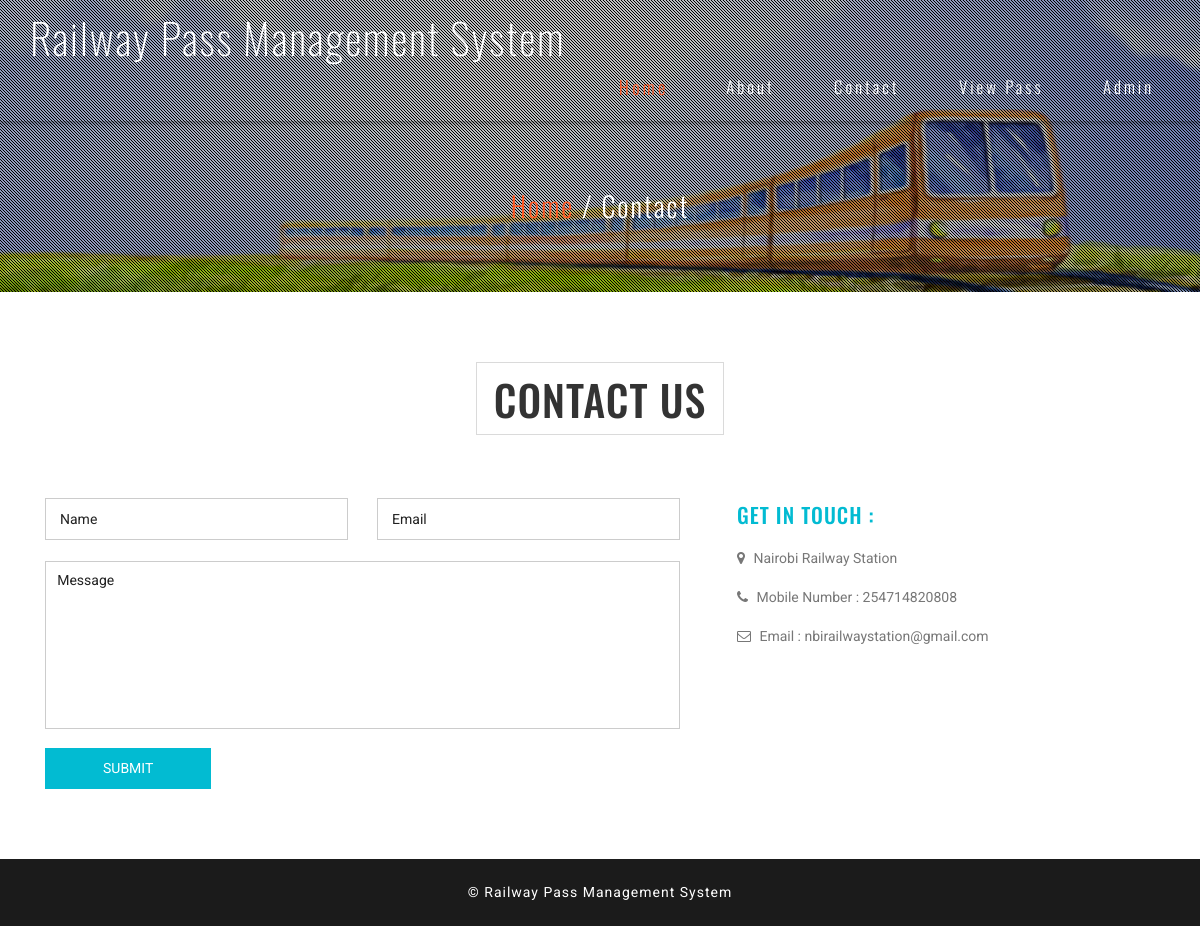
The app's page /rpms/contact.php with its own data.
### tables this page shows
CREATE TABLE `tblpage` (
  `ID` int(10) NOT NULL,
  `PageType` varchar(200) DEFAULT NULL,
  `PageTitle` varchar(200) DEFAULT NULL,
  `PageDescription` mediumtext DEFAULT NULL,
  `Email` varchar(200) DEFAULT NULL,
  `MobileNumber` bigint(10) DEFAULT NULL,
  `UpdationDate` timestamp NOT NULL DEFAULT current_timestamp() ON UPDATE current_timestamp()
);

### rpms/contact.php (the view, shortened to what this page needs)
<?php
include('includes/dbconnection.php');
?>
<!DOCTYPE html>
<html lang="en">
<head>
<link href="css/bootstrap.css" type="text/css" rel="stylesheet" media="all">
<link href="css/style.css" type="text/css" rel="stylesheet" media="all">
<link href="css/font-awesome.css" rel="stylesheet">
</head>
<body>
	<div class="agileits-banner">
		<div class="bnr-agileinfo">
			<?php include_once('includes/header.php');?>
			<div class="banner-text agileinfo about-bnrtext">
				<div class="container">
					<h2><a href="index.php">Home</a> / Contact</h2>
				</div>
			</div>
		</div>
	</div>
	<div class="contact agileits">
		<div class="container">
			<div class="agileits-title">
				<h3>Contact Us</h3>
			</div>
			<div class="contact-agileinfo">
				<div class="col-md-7 contact-form wthree">
					<form action="#" method="post">
						<input type="text" name="name" placeholder="Name" required="">
						<input class="email" type="email" name="email" placeholder="Email" required="">
						<textarea placeholder="Message" name="message" required=""></textarea>
						<input type="submit" name="submit" value="SUBMIT">
					</form>
				</div>
				<div class="col-md-4 contact-right wthree">
					<div class="contact-text w3-agileits">
						<h4>GET IN TOUCH :</h4>
						<?php
$sql="SELECT * from tblpage where PageType='contactus'";
$query = $dbh -> prepare($sql);
$query->execute();
$results=$query->fetchAll(PDO::FETCH_OBJ);
$cnt=1;
if($query->rowCount() > 0)
{
foreach($results as $row)
{               ?>
						<p><i class="fa fa-map-marker"></i> <?php  echo htmlentities($row->PageDescription);?> </p>
						<p><i class="fa fa-phone"></i> Mobile Number : <?php  echo htmlentities($row->MobileNumber);?></p>
						<p><i class="fa fa-envelope-o"></i> Email : <?php  echo htmlentities($row->Email);?></p> <?php $cnt=$cnt+1;}} ?>
					</div>
				</div>
				<div class="clearfix"> </div>
			</div>
		</div>
	</div>
<?php include_once('includes/footer.php');?>
</body>
</html>

### rpms/css/style.css (style rules this page uses)
body { margin:0; font-family: 'Roboto', sans-serif; background: #fff; }
body a { transition: 0.5s all; -webkit-transition: 0.5s all; -moz-transition: 0.5s all; -o-transition: 0.5s all; -ms-transition: 0.5s all; text-decoration:none; outline:none; }
h1,h2,h3,h4,h5,h6 { margin:0; font-family: 'Oswald', sans-serif; }
p { margin:0; }
.agileits-banner { background:url(../images/bg.jpg)no-repeat center 0px; -webkit-background-size:cover; -moz-background-size:cover; -o-background-size:cover; -ms-background-size:cover; background-size:cover; position: relative; }
.bnr-agileinfo { background: url(../images/overlay.png)rgba(0, 0, 0, 0.25) repeat 0px 0px; }
.banner-text { padding: 21em 0; }
.welcome,.services,.gallery,.team,.subscribe,.contact,.testimonials,.video,.codes { padding: 5em 0; }
.agileits-title { text-align: center; }
.agileits-title h3 { font-size: 3em; text-transform: uppercase; margin-bottom: 1.5em; display: inline-block; border: 1px solid #dadada; padding: .3em 0.4em; letter-spacing: 1px; color:#333; }
P { font-size: 1em; color: #777; line-height: 1.8em; }
.banner-text.agileinfo.about-bnrtext { padding: 5em 0; text-align: center; }
.banner-text.agileinfo.about-bnrtext h2 { font-size: 2em; color: #fff; font-weight: 300; letter-spacing: 2px; }
.banner-text.agileinfo.about-bnrtext h2 a { color: #FF5722; display: inline-block; -webkit-transition:.5s all; -moz-transition:.5s all; -o-transition:.5s all; -ms-transition:.5s all; transition:.5s all; }
.contact input[type="text"],.contact input[type="email"] { width: 47.7%; color: #999; float: left; background: none; outline: none; font-size: 1em; padding: .7em 1em; margin-bottom: 1.5em; border: solid 1px #ccc; -webkit-appearance: none; display: inline-block; }
.contact input.email { float: right; }
.contact textarea { resize: none; width: 100%; background: none; color: #999; font-size: 1em; outline: none; padding: .6em .8em; border: solid 1px #ccc; min-height: 12em; -webkit-appearance: none; }
.contact input[type="submit"] { outline: none; color: #fff; padding: 0.6em 4em; font-size: 1em; margin: 1em 0 0 0; -webkit-appearance: none; background: #02bbd2; border: 2px solid #02bbd2; -webkit-transition: 0.5s all; -moz-transition: 0.5s all; transition: 0.5s all; }
.contact-right h4 { font-size: 1.5em; color: #02bbd2; line-height: 1.6em; letter-spacing: 1px; }
.contact-right.wthree { padding-left: 3em; }
.contact-text p { margin-top: 1em; text-align: left; }
.contact-text p i.fa { margin-right: 5px; }
@media (max-width:1280px) { .banner-text { padding: 16em 0; } }

### records on screen
tblpage: PageDescription "Nairobi Railway Station", MobileNumber "254714820808", Email "nbirailwaystation@gmail.com"
